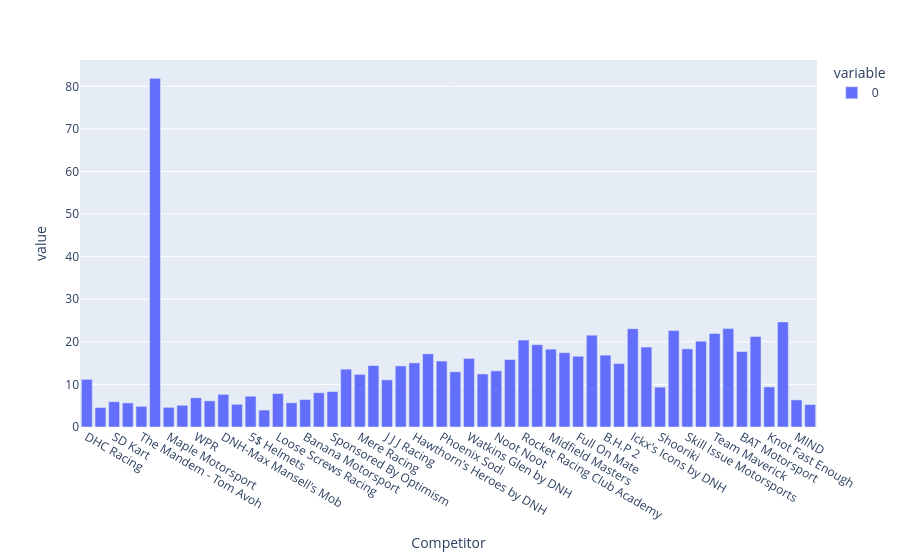

Notebook code cell kept with this figure:
### Code cell
px.bar(start_times.dt.total_seconds())

### Figure 1 — Plotly figure (JSON) as saved in the notebook; plotly's stock layout.template omitted (floating-point values rounded to 4 significant figures)
{"data": [{"hovertemplate": "variable=0<br>Competitor=%{x}<br>value=%{y}<extra></extra>", "legendgroup": "0", "marker": {"color": "#636efa", "pattern": {"shape": ""}}, "name": "0", "orientation": "v", "showlegend": true, "textposition": "auto", "type": "bar", "x": ["DHC Racing", "James King", "SD Kart", "DNH-Max Iron Dames", "The Mandem - Tom Avoh", "Clean Bulls Racing", "Maple Motorsport", "AMC", "WPR", "DNH-Max Hill's Heroes", "DNH-Max Mansell's Mob", "TSB Motorsport", "5$ Helmets", "Triple Threat", "Loose Screws Racing", "Super Hot Goat", "Banana Motorsport", "DNH-Max Ascari's All-Stars", "Sponsored By Optimism", "Miles-Shelby Squad by DNH", "Mere Racing", "Midfield Masters - PRT", "J J J Racing", "Senna's Squadron by DNH", "Hawthorn's Heroes by DNH", "DNH Dad's", "Phoenix Sodi", "BHP", "Watkins Glen by DNH", "The Fast and the Fabulous 3", "Noot Noot", "Kristensen's Klub by DNH", "Rocket Racing Club Academy", "Rocket Racing Club", "Midfield Masters", "Three Bears Motorsport", "Full On Mate", "Visa Cash App Rocket Racing Club", "B.H.P 2", "Midfield Masters 2.0", "Ickx's Icons by DNH", "M11", "Shooriki", "Iron Dames by DNH", "Skill Issue Motorsports", "Gran Autismo", "Team Maverick", "sBinalla Racing", "BAT Motorsport", "Two Speed Racing", "Knot Fast Enough", "Spin Bandits", "MIND", "The Mandem"], "xaxis": "x", "y": [11.18, 4.58, 5.941, 5.655, 4.857, 81.87, 4.611, 5.104, 6.865, 6.142, 7.667, 5.325, 7.228, 3.977, 7.865, 5.685, 6.459, 8.041, 8.319, 13.58, 12.37, 14.43, 11.07, 14.35, 15.06, 17.18, 15.49, 12.97, 16.1, 12.46, 13.18, 15.83, 20.4, 19.33, 18.28, 17.45, 16.61, 21.57, 16.87, 14.9, 23.09, 18.77, 9.366, 22.67, 18.35, 20.16, 21.96, 23.1, 17.72, 21.24, 9.407, 24.68, 6.367, 5.274], "yaxis": "y"}], "layout": {"barmode": "relative", "legend": {"title": {"text": "variable"}, "tracegroupgap": 0}, "margin": {"t": 60}, "xaxis": {"anchor": "y", "domain": [0, 1], "title": {"text": "Competitor"}}, "yaxis": {"anchor": "x", "domain": [0, 1], "title": {"text": "value"}}}}
